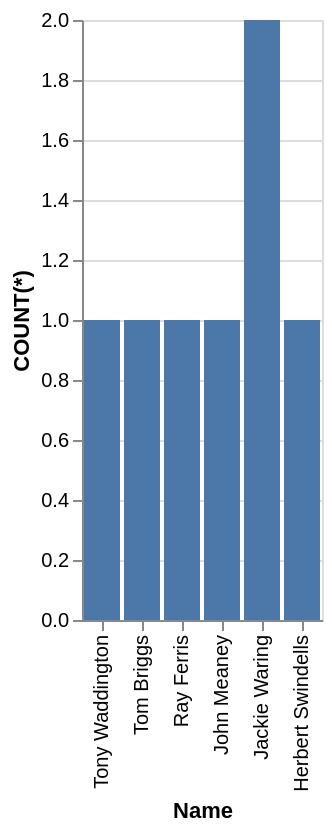

The specification (Vega-Lite) saved for this image:
### Vega-Lite specification from a JSON file in a GitHub repository (floating-point values rounded to 4 significant figures)
{"data": {"values": [{"x_data": "Tony Waddington", "y_data": 1}, {"x_data": "Tom Briggs", "y_data": 1}, {"x_data": "Ray Ferris", "y_data": 1}, {"x_data": "John Meaney", "y_data": 1}, {"x_data": "Jackie Waring", "y_data": 2}, {"x_data": "Herbert Swindells", "y_data": 1}]}, "mark": "bar", "encoding": {"x": {"field": "x_data", "type": "nominal", "title": "Name", "sort": "descending"}, "y": {"field": "y_data", "type": "quantitative", "title": "COUNT(*)"}}}
